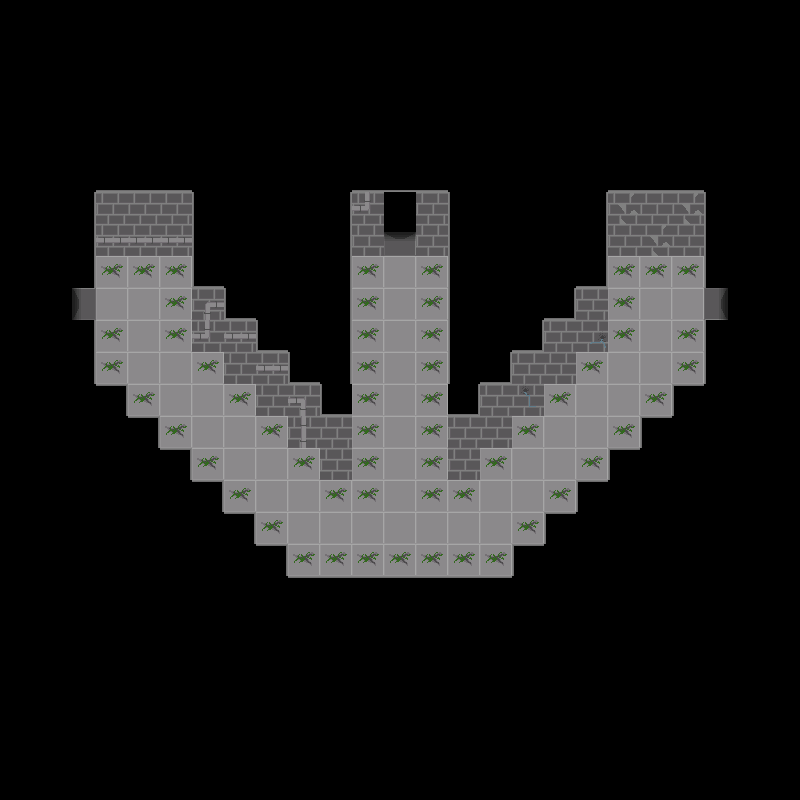

The image is a tile-based game level rendered from a .tmx file. Its description and source (layers, tilesets, objects; grid data summarised) follow:
An orthogonal 25x25 tile map with 32x32 px tiles, 5 tile layers (backgroundLayer, wallLayer, objectLayer, objectAboveLayer, ...), 2 tilesets and 3 objects.

<map version="1.2" tiledversion="1.2.3" orientation="orthogonal" renderorder="right-down" width="25" height="25" tilewidth="32" tileheight="32" infinite="0" nextlayerid="7" nextobjectid="4">
 <tileset firstgid="1" name="floor1tiles" tilewidth="32" tileheight="32" tilecount="81" columns="9">
  <image source="../../assets/Floor 1/Floors/f1spritesheet.png" width="288" height="288" />
  <tile id="21">
   <properties>
    <property name="door" value="down" />
   </properties>
  </tile>
  <tile id="22">
   <properties>
    <property name="door" value="left" />
   </properties>
  </tile>
  <tile id="23">
   <properties>
    <property name="door" value="right" />
   </properties>
  </tile>
  <tile id="24">
   <properties>
    <property name="door" value="up" />
   </properties>
  </tile>
 </tileset>
 <tileset firstgid="82" name="objects" tilewidth="32" tileheight="32" tilecount="20" columns="4">
  <image source="../../assets/Floor 1/Floors/objspritesheet.png" width="128" height="160" />
 </tileset>
 <layer id="1" name="backgroundLayer" width="25" height="25">
  <data>[625 cells, 625 non-empty, 6 distinct tile ids]</data>
 </layer>
 <layer id="2" name="wallLayer" width="25" height="25">
  <data>[625 cells, 133 non-empty, 18 distinct tile ids]</data>
 </layer>
 <layer id="3" name="objectLayer" width="25" height="25">
  <data>[625 cells, 0 non-empty, 0 distinct tile ids]</data>
 </layer>
 <layer id="4" name="objectAboveLayer" width="25" height="25">
  <data>[625 cells, 0 non-empty, 0 distinct tile ids]</data>
 </layer>
 <objectgroup id="5" name="doorLayer">
  <object id="1" gid="81" x="384" y="256" width="32" height="32">
   <properties>
    <property name="door" value="up" />
   </properties>
  </object>
  <object id="2" gid="81" x="64" y="320" width="32" height="32">
   <properties>
    <property name="door" value="left" />
   </properties>
  </object>
  <object id="3" gid="81" x="704" y="320" width="32" height="32">
   <properties>
    <property name="door" value="right" />
   </properties>
  </object>
 </objectgroup>
 <layer id="6" name="aboveLayer" width="25" height="25">
  <data>[625 cells, 0 non-empty, 0 distinct tile ids]</data>
 </layer>
</map>
